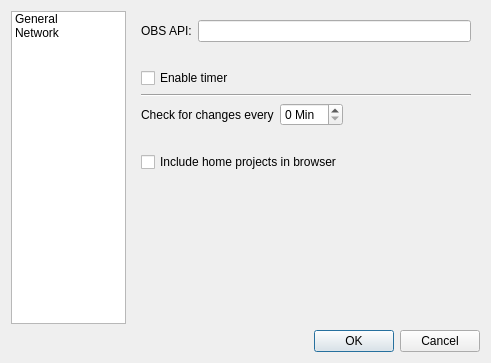
<?xml version="1.0" encoding="UTF-8"?>
<ui version="4.0">
 <class>Configure</class>
 <widget class="QDialog" name="Configure">
  <property name="windowModality">
   <enum>Qt::ApplicationModal</enum>
  </property>
  <property name="geometry">
   <rect>
    <x>0</x>
    <y>0</y>
    <width>491</width>
    <height>363</height>
   </rect>
  </property>
  <property name="windowTitle">
   <string>Configure Qactus</string>
  </property>
  <layout class="QGridLayout" name="gridLayout_3">
   <item row="2" column="1">
    <widget class="QDialogButtonBox" name="buttonBox">
     <property name="orientation">
      <enum>Qt::Horizontal</enum>
     </property>
     <property name="standardButtons">
      <set>QDialogButtonBox::Cancel|QDialogButtonBox::Ok</set>
     </property>
    </widget>
   </item>
   <item row="1" column="1">
    <widget class="QStackedWidget" name="stackedWidget">
     <property name="sizePolicy">
      <sizepolicy hsizetype="Expanding" vsizetype="Expanding">
       <horstretch>0</horstretch>
       <verstretch>0</verstretch>
      </sizepolicy>
     </property>
     <widget class="QWidget" name="generalPage">
      <layout class="QGridLayout" name="gridLayout_2">
       <item row="2" column="2">
        <layout class="QVBoxLayout" name="verticalLayoutGeneral">
         <item>
          <widget class="QCheckBox" name="checkBoxTimer">
           <property name="text">
            <string>Enable timer</string>
           </property>
          </widget>
         </item>
         <item>
          <widget class="Line" name="lineTimer">
           <property name="sizePolicy">
            <sizepolicy hsizetype="Minimum" vsizetype="Fixed">
             <horstretch>0</horstretch>
             <verstretch>0</verstretch>
            </sizepolicy>
           </property>
           <property name="orientation">
            <enum>Qt::Horizontal</enum>
           </property>
          </widget>
         </item>
        </layout>
       </item>
       <item row="13" column="2">
        <spacer name="verticalSpacerBrowser">
         <property name="orientation">
          <enum>Qt::Vertical</enum>
         </property>
         <property name="sizeHint" stdset="0">
          <size>
           <width>20</width>
           <height>40</height>
          </size>
         </property>
        </spacer>
       </item>
       <item row="0" column="2">
        <layout class="QFormLayout" name="formLayoutApiUrl">
         <property name="verticalSpacing">
          <number>6</number>
         </property>
         <item row="0" column="0">
          <widget class="QLabel" name="labelApiUrl">
           <property name="sizePolicy">
            <sizepolicy hsizetype="Fixed" vsizetype="Minimum">
             <horstretch>0</horstretch>
             <verstretch>0</verstretch>
            </sizepolicy>
           </property>
           <property name="text">
            <string>OBS API:</string>
           </property>
          </widget>
         </item>
         <item row="0" column="1">
          <widget class="QLineEdit" name="lineEditApiUrl">
           <property name="sizePolicy">
            <sizepolicy hsizetype="Expanding" vsizetype="Fixed">
             <horstretch>0</horstretch>
             <verstretch>0</verstretch>
            </sizepolicy>
           </property>
          </widget>
         </item>
        </layout>
       </item>
       <item row="1" column="2">
        <spacer name="verticalSpacerApi">
         <property name="orientation">
          <enum>Qt::Vertical</enum>
         </property>
         <property name="sizeType">
          <enum>QSizePolicy::Fixed</enum>
         </property>
         <property name="sizeHint" stdset="0">
          <size>
           <width>20</width>
           <height>20</height>
          </size>
         </property>
        </spacer>
       </item>
       <item row="3" column="2">
        <layout class="QFormLayout" name="formLayoutTimer">
         <item row="0" column="1">
          <widget class="QSpinBox" name="spinBoxTimer">
           <property name="sizePolicy">
            <sizepolicy hsizetype="Fixed" vsizetype="Fixed">
             <horstretch>0</horstretch>
             <verstretch>0</verstretch>
            </sizepolicy>
           </property>
           <property name="suffix">
            <string> Min</string>
           </property>
          </widget>
         </item>
         <item row="0" column="0">
          <widget class="QLabel" name="labelCheckChanges">
           <property name="sizePolicy">
            <sizepolicy hsizetype="Preferred" vsizetype="Preferred">
             <horstretch>0</horstretch>
             <verstretch>0</verstretch>
            </sizepolicy>
           </property>
           <property name="text">
            <string>Check for changes every</string>
           </property>
          </widget>
         </item>
        </layout>
       </item>
       <item row="7" column="2">
        <layout class="QVBoxLayout" name="verticalLayoutBrowser">
         <item>
          <widget class="QCheckBox" name="checkBoxHomeProjects">
           <property name="text">
            <string>Include home projects in browser</string>
           </property>
          </widget>
         </item>
        </layout>
       </item>
       <item row="4" column="2">
        <spacer name="verticalSpacerTimer">
         <property name="orientation">
          <enum>Qt::Vertical</enum>
         </property>
         <property name="sizeType">
          <enum>QSizePolicy::Fixed</enum>
         </property>
         <property name="sizeHint" stdset="0">
          <size>
           <width>20</width>
           <height>20</height>
          </size>
         </property>
        </spacer>
       </item>
      </layout>
     </widget>
     <widget class="QWidget" name="networkPage">
      <property name="sizePolicy">
       <sizepolicy hsizetype="Preferred" vsizetype="Preferred">
        <horstretch>0</horstretch>
        <verstretch>0</verstretch>
       </sizepolicy>
      </property>
      <layout class="QGridLayout" name="gridLayout">
       <item row="0" column="0">
        <layout class="QVBoxLayout" name="verticalLayoutNetwork">
         <item>
          <widget class="QCheckBox" name="checkBoxProxy">
           <property name="sizePolicy">
            <sizepolicy hsizetype="Minimum" vsizetype="Fixed">
             <horstretch>0</horstretch>
             <verstretch>0</verstretch>
            </sizepolicy>
           </property>
           <property name="text">
            <string>Enable proxy</string>
           </property>
          </widget>
         </item>
        </layout>
       </item>
       <item row="2" column="0">
        <layout class="QFormLayout" name="formLayoutProxy">
         <item row="0" column="0">
          <widget class="QLabel" name="labelProxyType">
           <property name="text">
            <string>Type:</string>
           </property>
          </widget>
         </item>
         <item row="0" column="1">
          <widget class="QComboBox" name="comboBoxProxyType">
           <property name="enabled">
            <bool>false</bool>
           </property>
          </widget>
         </item>
         <item row="1" column="0">
          <widget class="QLabel" name="labelProxyServer">
           <property name="text">
            <string>Server:</string>
           </property>
          </widget>
         </item>
         <item row="1" column="1">
          <widget class="QLineEdit" name="lineEditProxyServer">
           <property name="enabled">
            <bool>false</bool>
           </property>
          </widget>
         </item>
         <item row="2" column="0">
          <widget class="QLabel" name="labelProxyPort">
           <property name="text">
            <string>Port:</string>
           </property>
          </widget>
         </item>
         <item row="2" column="1">
          <widget class="QSpinBox" name="spinBoxProxyPort">
           <property name="enabled">
            <bool>false</bool>
           </property>
           <property name="maximum">
            <number>9999</number>
           </property>
           <property name="value">
            <number>8080</number>
           </property>
          </widget>
         </item>
         <item row="3" column="0">
          <widget class="QLabel" name="labelProxyUsername">
           <property name="text">
            <string>Username:</string>
           </property>
          </widget>
         </item>
         <item row="3" column="1">
          <widget class="QLineEdit" name="lineEditProxyUsername">
           <property name="enabled">
            <bool>false</bool>
           </property>
          </widget>
         </item>
         <item row="4" column="0">
          <widget class="QLabel" name="labelProxyPassword">
           <property name="text">
            <string>Password:</string>
           </property>
          </widget>
         </item>
         <item row="4" column="1">
          <widget class="QLineEdit" name="lineEditProxyPassword">
           <property name="enabled">
            <bool>false</bool>
           </property>
           <property name="echoMode">
            <enum>QLineEdit::Password</enum>
           </property>
          </widget>
         </item>
        </layout>
       </item>
       <item row="1" column="0">
        <spacer name="verticalSpacerNetwork">
         <property name="orientation">
          <enum>Qt::Vertical</enum>
         </property>
         <property name="sizeType">
          <enum>QSizePolicy::Fixed</enum>
         </property>
         <property name="sizeHint" stdset="0">
          <size>
           <width>20</width>
           <height>20</height>
          </size>
         </property>
        </spacer>
       </item>
       <item row="3" column="0">
        <spacer name="verticalSpacer">
         <property name="orientation">
          <enum>Qt::Vertical</enum>
         </property>
         <property name="sizeHint" stdset="0">
          <size>
           <width>20</width>
           <height>60</height>
          </size>
         </property>
        </spacer>
       </item>
      </layout>
     </widget>
    </widget>
   </item>
   <item row="1" column="0">
    <widget class="QListWidget" name="listWidget">
     <property name="sizePolicy">
      <sizepolicy hsizetype="Preferred" vsizetype="Preferred">
       <horstretch>0</horstretch>
       <verstretch>0</verstretch>
      </sizepolicy>
     </property>
     <property name="minimumSize">
      <size>
       <width>115</width>
       <height>0</height>
      </size>
     </property>
     <property name="maximumSize">
      <size>
       <width>115</width>
       <height>16777215</height>
      </size>
     </property>
     <item>
      <property name="text">
       <string>General</string>
      </property>
      <property name="icon">
       <iconset>
        <normalon>:/icons/32x32/configure.png</normalon>
       </iconset>
      </property>
     </item>
     <item>
      <property name="text">
       <string>Network</string>
      </property>
      <property name="icon">
       <iconset>
        <normalon>:/icons/32x32/preferences-system-network.png</normalon>
       </iconset>
      </property>
     </item>
    </widget>
   </item>
  </layout>
 </widget>
 <resources/>
 <connections>
  <connection>
   <sender>buttonBox</sender>
   <signal>accepted()</signal>
   <receiver>Configure</receiver>
   <slot>accept()</slot>
   <hints>
    <hint type="sourcelabel">
     <x>248</x>
     <y>254</y>
    </hint>
    <hint type="destinationlabel">
     <x>157</x>
     <y>274</y>
    </hint>
   </hints>
  </connection>
  <connection>
   <sender>buttonBox</sender>
   <signal>rejected()</signal>
   <receiver>Configure</receiver>
   <slot>reject()</slot>
   <hints>
    <hint type="sourcelabel">
     <x>316</x>
     <y>260</y>
    </hint>
    <hint type="destinationlabel">
     <x>286</x>
     <y>274</y>
    </hint>
   </hints>
  </connection>
 </connections>
</ui>
